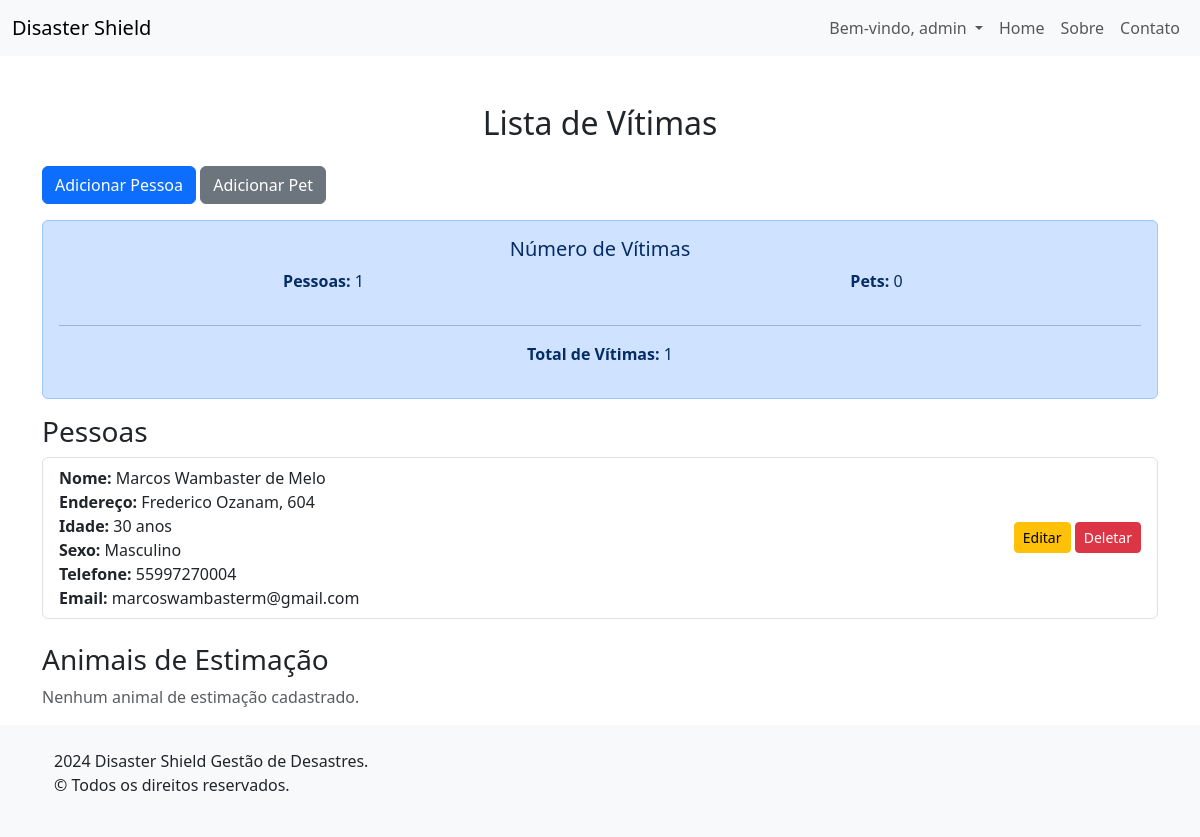
Page /vitimas/vitimas/ (signed in) on the committed database.
### vitimas/models.py (models this page shows, shortened)
class Vitima(models.Model):
    nome = models.CharField(max_length=100)
    endereco = models.CharField(max_length=255)
    idade = models.IntegerField()
    class Meta:
        abstract = True

class Pessoa(Vitima):
    sexo = models.CharField(max_length=10)
    telefone = models.CharField(max_length=15)
    email = models.EmailField()

### vitimas/views.py (the view)
# urls.py: path('vitimas/', ListaVitimasView.as_view(), name='lista_vitimas'),
class ListaVitimasView(PermissionRequiredMixin, ListView):
    queryset = Pessoa.objects.all()
    template_name = 'lista_vitimas.html'
    context_object_name = 'pessoas'
    permission_required = 'vitimas.view_pessoa','vitimas.view_pet'
    def get_context_data(self, **kwargs):
        context = super().get_context_data(**kwargs)
        context['pessoas'] = Pessoa.objects.all()
        context['pets'] = PET.objects.all()
        context['total_pessoas'] = context['pessoas'].count()
        context['total_pets'] = context['pets'].count()
        context['total_vitimas'] = context['total_pessoas'] + context['total_pets']
        return context

### vitimas/templates/lista_vitimas.html (shortened to what this page needs)
{% extends "base.html" %}
{% block content %}
<div class="container mt-5">
    <h2 class="my-4 text-center">Lista de Vítimas</h2>
    <a href="{% url 'criar_pessoa' %}" class="btn btn-primary mb-3">Adicionar Pessoa</a>
    <a href="{% url 'criar_pet' %}" class="btn btn-secondary mb-3">Adicionar Pet</a>
    <div class="alert alert-primary text-center">
        <h5>Número de Vítimas</h5>
        <div class="row">
            <div class="col-md-6">
                <p><strong>Pessoas:</strong> {{ total_pessoas }}</p>
            </div>
            <div class="col-md-6">
                <p><strong>Pets:</strong> {{ total_pets }}</p>
            </div>
        </div>
        <hr>
        <p><strong>Total de Vítimas:</strong> {{ total_vitimas }}</p>
    </div>
    {% if pessoas or pets %}
        <h3>Pessoas</h3>
        {% if pessoas %}
            <ul class="list-group mb-4">
                {% for pessoa in pessoas %}
                    <li class="list-group-item d-flex justify-content-between align-items-center">
                        <div>
                            <strong>Nome:</strong> {{ pessoa.nome }}<br>
                            <strong>Endereço:</strong> {{ pessoa.endereco }}<br>
                            <strong>Idade:</strong> {{ pessoa.idade }} anos<br>
                            <strong>Sexo:</strong> {{ pessoa.sexo }}<br>
                            <strong>Telefone:</strong> {{ pessoa.telefone }}<br>
                            <strong>Email:</strong> {{ pessoa.email }}
                        </div>
                        <div>
                            <a href="{% url 'editar_pessoa' pessoa.pk %}" class="btn btn-warning btn-sm">Editar</a>
                            <a href="{% url 'deletar_pessoa' pessoa.pk %}" class="btn btn-danger btn-sm">Deletar</a>
                        </div>
                    </li>
                {% endfor %}
            </ul>
        {% else %}
            <p class="text-muted">Nenhuma pessoa cadastrada.</p>
        {% endif %}
        <h3>Animais de Estimação</h3>
        {% if pets %}
            <ul class="list-group mb-4">
                {% for pet in pets %}
                    <li class="list-group-item d-flex justify-content-between align-items-center">
                        <div>
                            <strong>Nome:</strong> {{ pet.nome }}<br>
                            <strong>Endereço:</strong> {{ pet.endereco }}<br>
                            <strong>Idade:</strong> {{ pet.idade }} anos<br>
                            <strong>Raça:</strong> {{ pet.raca }}<br>
                            <strong>Espécie:</strong> {{ pet.especie }}<br>
                            <strong>Dono:</strong> {% if pet.dono %} {{ pet.dono.nome }} {% else %} Sem Dono {% endif %}
                        </div>
                        <div>
                            <a href="{% url 'editar_pet' pet.pk %}" class="btn btn-warning btn-sm">Editar</a>
                            <a href="{% url 'deletar_pet' pet.pk %}" class="btn btn-danger btn-sm">Deletar</a>
                        </div>
                    </li>
                {% endfor %}
            </ul>
        {% else %}
            <p class="text-muted">Nenhum animal de estimação cadastrado.</p>
        {% endif %}
    {% else %}
        <div class="alert alert-info" role="alert">
            Não há vítimas cadastradas no sistema.
        </div>
    {% endif %}
</div>
{% endblock %}

### home/templates/header.html (shortened to what this page needs)
<header>
    <nav class="navbar navbar-expand-lg navbar-light bg-light">
        <div class="container-fluid">
            <a class="navbar-brand" href="{% url 'index' %}">Disaster Shield</a>
            <div class="collapse navbar-collapse" id="navbarNav">
                <ul class="navbar-nav ms-auto">
                    {% if user.is_authenticated %}
                        <li class="nav-item dropdown">
                            <a class="nav-link dropdown-toggle" href="#" id="userDropdown" role="button" data-bs-toggle="dropdown" aria-expanded="false">
                                Bem-vindo, {{ user.username }}
                            </a>
                        </li>
                    {% else %}
                        <li class="nav-item">
                            <a class="nav-link" href="{% url 'login' %}">Login</a>
                        </li>
                    {% endif %}
                    <li class="nav-item">
                        <a class="nav-link" href="{% url 'index' %}">Home</a>
                    </li>
                    <li class="nav-item">
                        <a class="nav-link" href="#">Sobre</a>
                    </li>
                    <li class="nav-item">
                        <a class="nav-link" href="#">Contato</a>
                    </li>
                </ul>
            </div>
        </div>
    </nav>
</header>

### rows in the picture
Pessoa: nome "Marcos Wambaster de Melo", endereco "Frederico Ozanam, 604", idade "30", sexo "Masculino", telefone "55997270004", email "marcoswambasterm@gmail.com"

### other values in the picture
{{ user.username }} "admin"
{{ total_pessoas }} "1"
{{ total_pets }} "0"
{{ total_vitimas }} "1"
